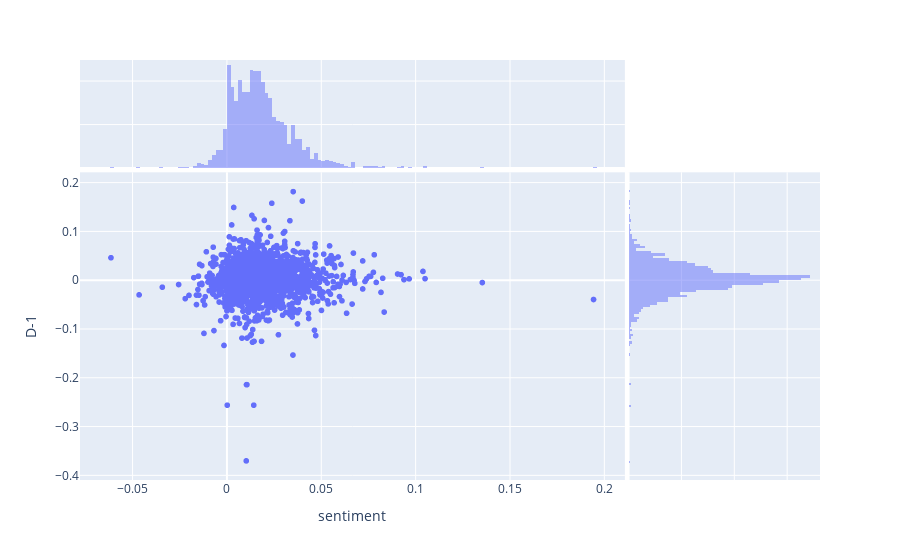

The cell this chart's notebook holds for it:
### Code cell
fig = px.scatter(df_run, x="sentiment", y="D-1", marginal_x="histogram", marginal_y="histogram")
fig.show()

### Figure 1 — Plotly figure (JSON) as saved in the notebook; plotly's stock layout.template omitted (floating-point values rounded to 4 significant figures; data arrays with more than 128 entries replaced by an {"elided": "..."} marker saying what was removed)
{"data": [{"hovertemplate": "sentiment=%{x}<br>D-1=%{y}<extra></extra>", "legendgroup": "", "marker": {"color": "#636efa", "symbol": "circle"}, "mode": "markers", "name": "", "showlegend": false, "type": "scattergl", "x": {"elided": "1817 float values"}, "xaxis": "x", "y": {"elided": "1817 float values"}, "yaxis": "y"}, {"alignmentgroup": "True", "bingroup": "x", "hovertemplate": "sentiment=%{x}<br>count=%{y}<extra></extra>", "legendgroup": "", "marker": {"color": "#636efa"}, "name": "", "offsetgroup": "", "opacity": 0.5, "showlegend": false, "type": "histogram", "x": {"elided": "1817 float values"}, "xaxis": "x3", "yaxis": "y3"}, {"alignmentgroup": "True", "bingroup": "y", "hovertemplate": "D-1=%{y}<br>count=%{x}<extra></extra>", "legendgroup": "", "marker": {"color": "#636efa"}, "name": "", "offsetgroup": "", "opacity": 0.5, "showlegend": false, "type": "histogram", "xaxis": "x2", "y": {"elided": "1817 float values"}, "yaxis": "y2"}], "layout": {"barmode": "overlay", "legend": {"tracegroupgap": 0}, "margin": {"t": 60}, "xaxis": {"anchor": "y", "domain": [0, 0.7363], "title": {"text": "sentiment"}}, "xaxis2": {"anchor": "y2", "domain": [0.7413, 1], "matches": "x2", "showgrid": true, "showline": false, "showticklabels": false, "ticks": ""}, "xaxis3": {"anchor": "y3", "domain": [0, 0.7363], "matches": "x", "showgrid": true, "showticklabels": false}, "xaxis4": {"anchor": "y4", "domain": [0.7413, 1], "matches": "x2", "showgrid": true, "showline": false, "showticklabels": false, "ticks": ""}, "yaxis": {"anchor": "x", "domain": [0, 0.7326], "title": {"text": "D-1"}}, "yaxis2": {"anchor": "x2", "domain": [0, 0.7326], "matches": "y", "showgrid": true, "showticklabels": false}, "yaxis3": {"anchor": "x3", "domain": [0.7426, 1], "matches": "y3", "showgrid": true, "showline": false, "showticklabels": false, "ticks": ""}, "yaxis4": {"anchor": "x4", "domain": [0.7426, 1], "matches": "y3", "showgrid": true, "showline": false, "showticklabels": false, "ticks": ""}}}
